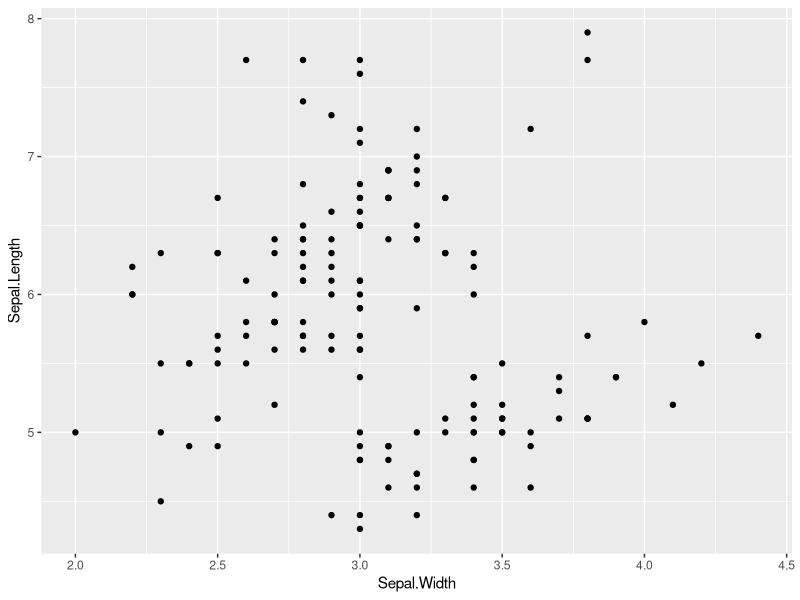

This figure's R source:
## ---- chunk 1
library(ggplot2)
ggplot(iris,aes(x=Sepal.Width,y=Sepal.Length)) + geom_point()
